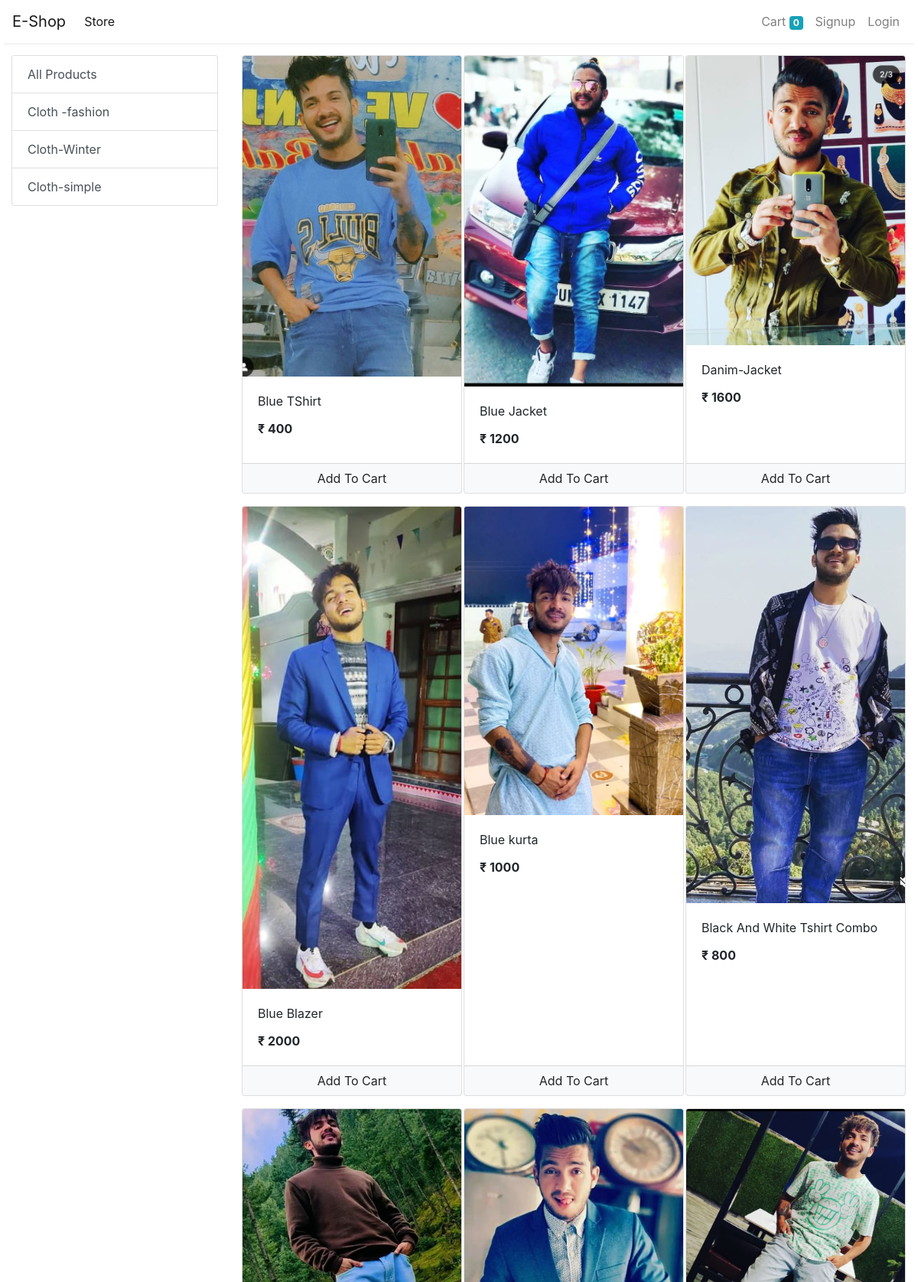
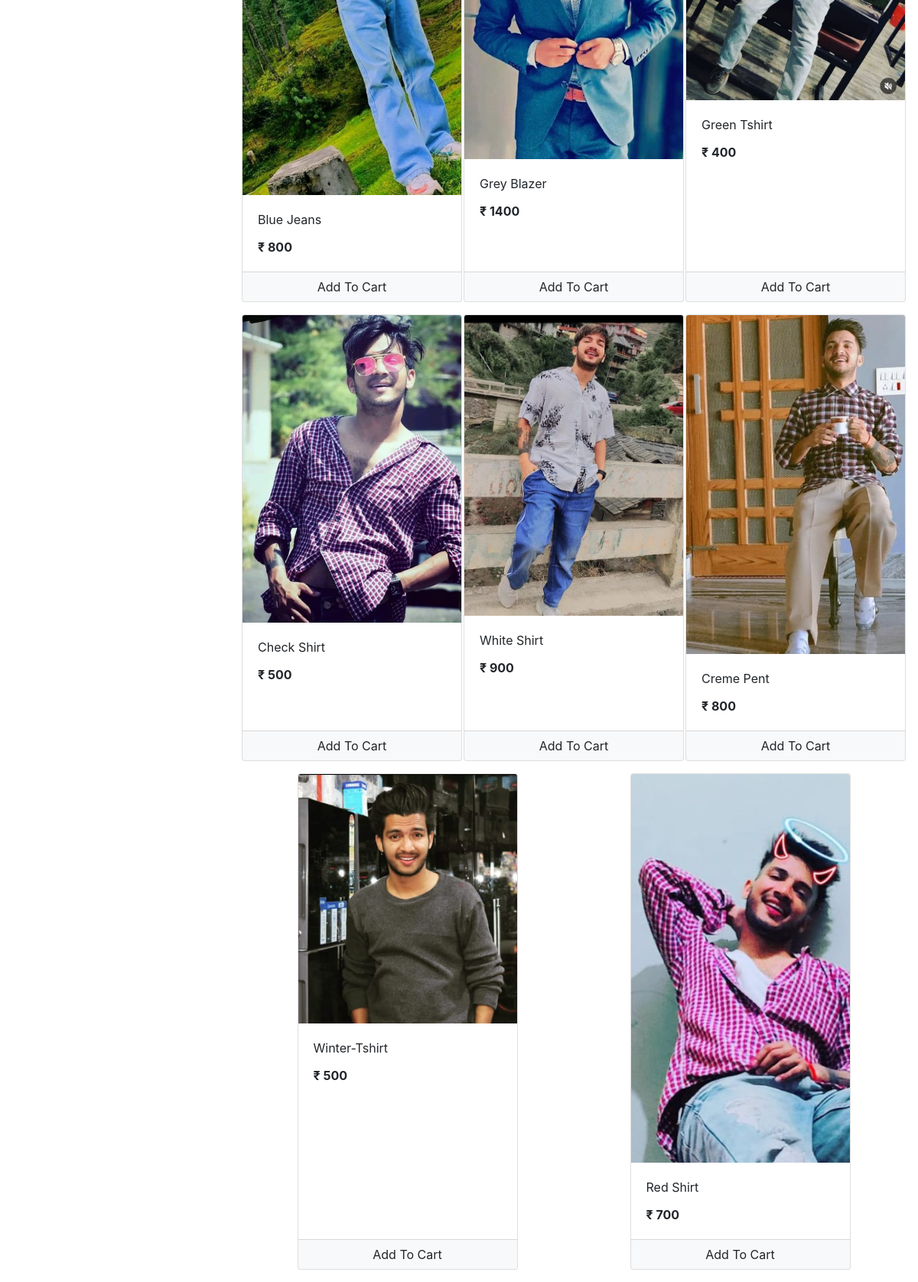
The app's page /store with its own data (2 pictures, top to bottom).
### store/models/category.py (models this page shows, shortened)
class Category(models.Model):
    name = models.CharField(max_length=20)
    @staticmethod
    def get_all_categories():
        return Category.objects.all()

### store/models/product.py (models this page shows, shortened)
class Product(models.Model):
    name = models.CharField(max_length=50)
    price = models.IntegerField(default=0)
    category = models.ForeignKey(Category, on_delete=models.CASCADE, default=1)
    description = models.CharField(max_length=200, default='' , null=True , blank=True)
    image = models.ImageField(upload_to='uploads/products/')
    @staticmethod
    def get_all_products():
        return Product.objects.all()

### store/views/home.py (the view)
# urls.py: path('' , include('store.urls'))
def store(request):
    cart = request.session.get('cart')
    if not cart:
        request.session['cart'] = {}
    products = None
    categories = Category.get_all_categories()
    categoryID = request.GET.get('category')
    if categoryID:
        products = Product.get_all_products_by_categoryid(categoryID)
    else:
        products = Product.get_all_products();
    data = {}
    data['products'] = products
    data['categories'] = categories
    print('you are : ', request.session.get('email'))
    return render(request, 'index.html', data)

### store/templatetags/cart.py (called while the page is built)
@register.filter(name='is_in_cart')
def is_in_cart(product  , cart):
    keys = cart.keys()
    for id in keys:
        if int(id) == product.id:
            return True
    return False;

### store/templatetags/custom_filter.py (called while the page is built)
@register.filter(name='currency')
def currency(number):
    return "₹ "+str(number)

### store/templates/index.html (shortened to what this page needs)
{% extends 'base.html' %}
{% block content %}
{% load cart %}
{% load custom_filter %}
<div class="container-fluid mt-3">
	<div class="row">
		<div class="col-lg-3 mx-auto">
			<div class="list-group">
				<a href="/" class="list-group-item list-group-item-action">All Products</a>
				{% for category in categories %}
				<a href="/?category={{category.id}}"
					class="list-group-item list-group-item-action">{{category.name}}</a>
				{% endfor %}
			</div>
		</div>
		<div id='products' class="col-lg-9 mx-auto">
			<div class="row mx-auto">
				{% for product in products %}
				<div class="card mx-auto mb-3" id={{product.id}} style="width: 18rem;">
					<img class="card-img-top" src="{{product.image.url}}" alt="Card image cap">
					<div class="card-body">
						<p class="card-title">{{product.name}}</p>
						<p class="card-text"><b>{{product.price|currency}}</b></p>
					</div>
					<div class="card-footer p-0 no-gutters">
						{% if product|is_in_cart:request.session.cart %}
						<div class="row no-gutters">
							<form action="/#{{product.id}}" class="col-2 " method="post">
								{% csrf_token %}
								<input hidden type="text" name='product' value='{{product.id}}'>
								<input hidden type="text" name='remove' value='True'>
								<input type="submit" value=" - " class="btn btn-block btn-light border-right">
							</form>
							<div class="text-center col">{{product|cart_quantity:request.session.cart}} in Cart</div>
							<form action="/#{{product.id}}" class="col-2 " method="post">
								{% csrf_token %}
								<input hidden type="text" name='product' value='{{product.id}}'>
								<input type="submit" value=" + " class="btn btn-block btn-light border-left">
							</form>
						</div>
						{% else %}
						<form action="/#{{product.id}}" method="POST" class="btn-block">
							<input type="submit" class="float-right btn btn-light  form-control"
								value="Add To Cart">
						</form>
						{% endif %}
					</div>
				</div>
				{% endfor %}
			</div>
		</div>
	</div>
</div>
{% endblock %}

### store/templates/base.html (shortened to what this page needs)
<!doctype html>
<html lang="en">
<head>
  <link rel="stylesheet" href="https://maxcdn.bootstrapcdn.com/bootstrap/4.0.0/css/bootstrap.min.css"
>
</head>
<body>
  <nav class="one-edge-shadow
  sticky-top navbar
  navbar-expand-lg
   navbar-light bg-white">
    <a class="navbar-brand" href="/">E-Shop</a>
    <div class="collapse navbar-collapse" id="navbarSupportedContent">
      <ul class="navbar-nav mr-auto">
        <li class="nav-item active">
          <a class="nav-link" href="/store">Store <span class="sr-only">(current)</span></a>
        </li>
      </ul>
      <ul class=" navbar-nav my-2 my-lg-0">
        <li class="nav-item ">
          <a class="nav-link" href="/cart">Cart
            <span class="badge badge-info">{{request.session.cart.keys|length}}</span>
            <span class="sr-only">(current)</span></a>
        </li>
        {% if request.session.customer %}
        <li class="nav-item ">
          <a class="nav-link" href="/orders">Orders<span class="sr-only">(current)</span></a>
        </li>
        <li class="nav-item ">
          <a class="nav-link" href="/logout">Logout<span class="sr-only">(current)</span></a>
        </li>
        {% else %}
        <li class="nav-item ">
          <a class="nav-link" href="/signup">Signup<span class="sr-only">(current)</span></a>
        </li>
        <li class="nav-item ">
          <a class="nav-link" href="/login">Login<span class="sr-only">(current)</span></a>
        </li>
        {% endif %}
      </ul>
    </div>
  </nav>
    {% block content %}{% endblock %}
</body>
</html>

### store/templates/base.html (style rules this page uses)
nav { background-color: white; }
.one-edge-shadow { box-shadow: 0 8px 2px -5px rgb(246, 245, 245); }

### records on screen
Category: name "Cloth -fashion"
Category: name "Cloth-Winter"
Category: name "Cloth-simple"
Product: image (picture), name "Blue TShirt", price "₹ 400"
Product: image (picture), name "Blue Jacket", price "₹ 1200"
Product: image (picture), name "Danim-Jacket", price "₹ 1600"
Product: image (picture), name "Blue Blazer", price "₹ 2000"
Product: image (picture), name "Blue kurta", price "₹ 1000"
Product: image (picture), name "Black And White Tshirt Combo", price "₹ 800"
Product: image (picture), name "Blue Jeans", price "₹ 800"
Product: image (picture), name "Grey Blazer", price "₹ 1400"
Product: image (picture), name "Green Tshirt", price "₹ 400"
Product: image (picture), name "Check Shirt", price "₹ 500"
Product: image (picture), name "White Shirt", price "₹ 900"
Product: image (picture), name "Creme Pent", price "₹ 800"
Product: image (picture), name "Winter-Tshirt", price "₹ 500"
Product: image (picture), name "Red Shirt", price "₹ 700"

### other values on screen
{{ request.session.cart.keys|length }} "0"
